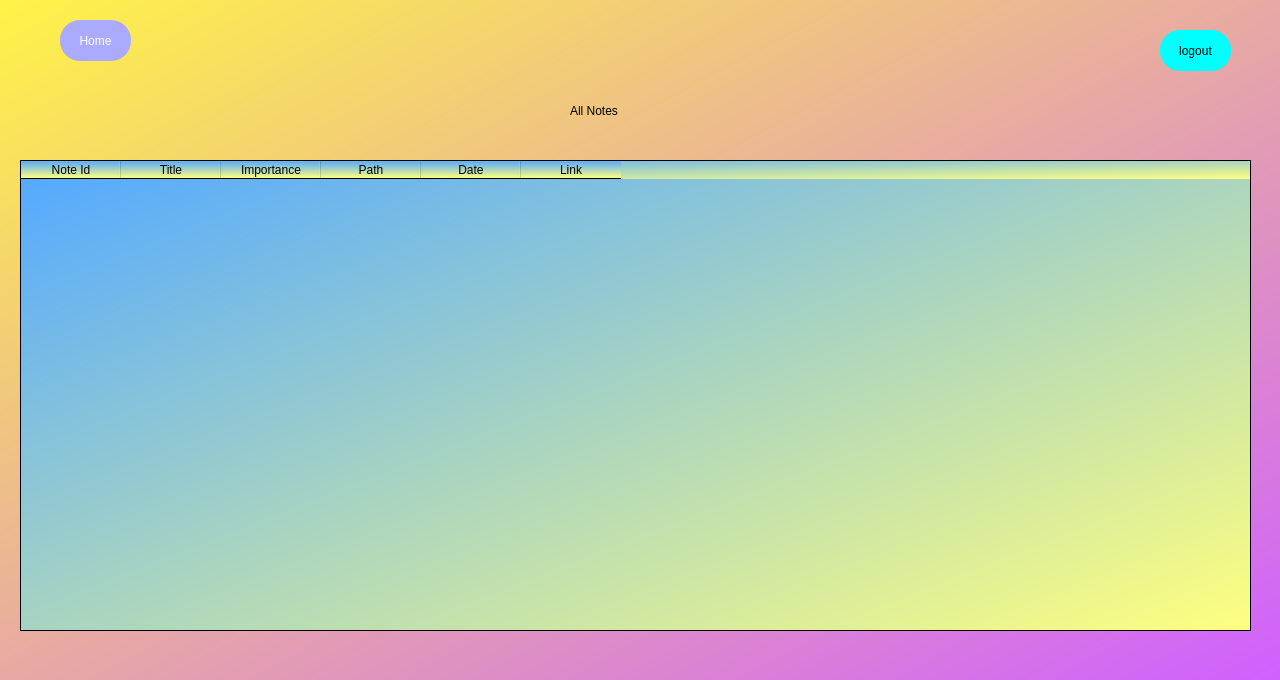
<?xml version="1.0" encoding="UTF-8"?>
<ui version="4.0">
 <class>Dialog</class>
 <widget class="QDialog" name="Dialog">
  <property name="geometry">
   <rect>
    <x>0</x>
    <y>0</y>
    <width>1280</width>
    <height>680</height>
   </rect>
  </property>
  <property name="windowTitle">
   <string>Dialog</string>
  </property>
  <widget class="QWidget" name="bgwidget" native="true">
   <property name="geometry">
    <rect>
     <x>0</x>
     <y>0</y>
     <width>1280</width>
     <height>680</height>
    </rect>
   </property>
   <property name="styleSheet">
    <string notr="true">QWidget#bgwidget{
background-color: qlineargradient(spread:pad, x1:0, y1:0, x2:1, y2:1, stop:0 rgba(255, 243, 71, 255), stop:1 rgba(207, 96, 255, 255));}</string>
   </property>
   <widget class="QLabel" name="label">
    <property name="geometry">
     <rect>
      <x>570</x>
      <y>90</y>
      <width>201</width>
      <height>41</height>
     </rect>
    </property>
    <property name="styleSheet">
     <string notr="true">font: 36pt &quot;Arial&quot;;</string>
    </property>
    <property name="text">
     <string>All Notes</string>
    </property>
   </widget>
   <widget class="QTableWidget" name="tableWidget">
    <property name="geometry">
     <rect>
      <x>20</x>
      <y>160</y>
      <width>1231</width>
      <height>471</height>
     </rect>
    </property>
    <property name="styleSheet">
     <string notr="true">background-color: qlineargradient(spread:pad, x1:0.0113636, y1:0.034, x2:1, y2:1, stop:0 rgba(85, 170, 255, 255), stop:1 rgba(255, 255, 127, 255));</string>
    </property>
    <property name="columnCount">
     <number>6</number>
    </property>
    <column>
     <property name="text">
      <string>Note Id</string>
     </property>
    </column>
    <column>
     <property name="text">
      <string>Title</string>
     </property>
    </column>
    <column>
     <property name="text">
      <string>Importance</string>
     </property>
    </column>
    <column>
     <property name="text">
      <string>Path</string>
     </property>
    </column>
    <column>
     <property name="text">
      <string>Date</string>
     </property>
    </column>
    <column>
     <property name="text">
      <string>Link</string>
     </property>
    </column>
   </widget>
   <widget class="QPushButton" name="backhome">
    <property name="geometry">
     <rect>
      <x>60</x>
      <y>20</y>
      <width>71</width>
      <height>41</height>
     </rect>
    </property>
    <property name="styleSheet">
     <string notr="true">border-radius: 20px;
background-color: rgb(170, 170, 255);
color: rgb(255, 255, 255);
font: 12pt &quot;Arial&quot;;</string>
    </property>
    <property name="text">
     <string>Home</string>
    </property>
   </widget>
   <widget class="QPushButton" name="logoutbtn">
    <property name="geometry">
     <rect>
      <x>1160</x>
      <y>30</y>
      <width>71</width>
      <height>41</height>
     </rect>
    </property>
    <property name="styleSheet">
     <string notr="true">border-radius: 20px;
background-color: rgb(0, 255, 255);
font: 12pt &quot;Arial&quot;;</string>
    </property>
    <property name="text">
     <string>logout</string>
    </property>
   </widget>
  </widget>
 </widget>
 <resources/>
 <connections/>
</ui>
